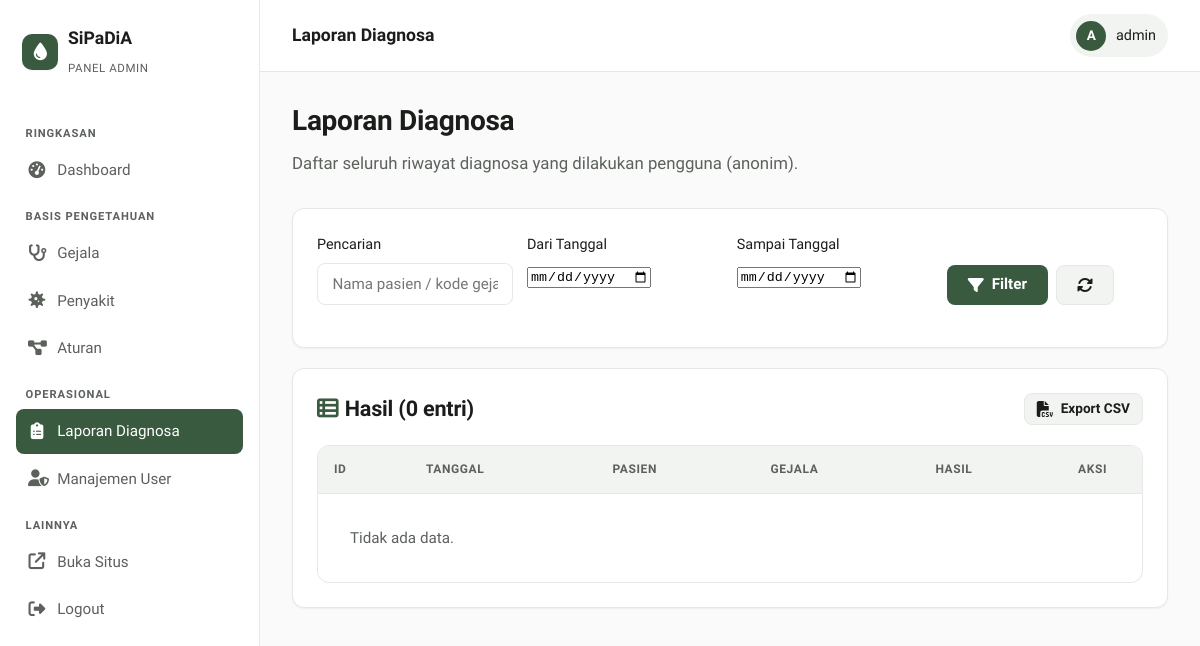
/admin/laporan.php (signed in), run on an earlier commit of the app's database.
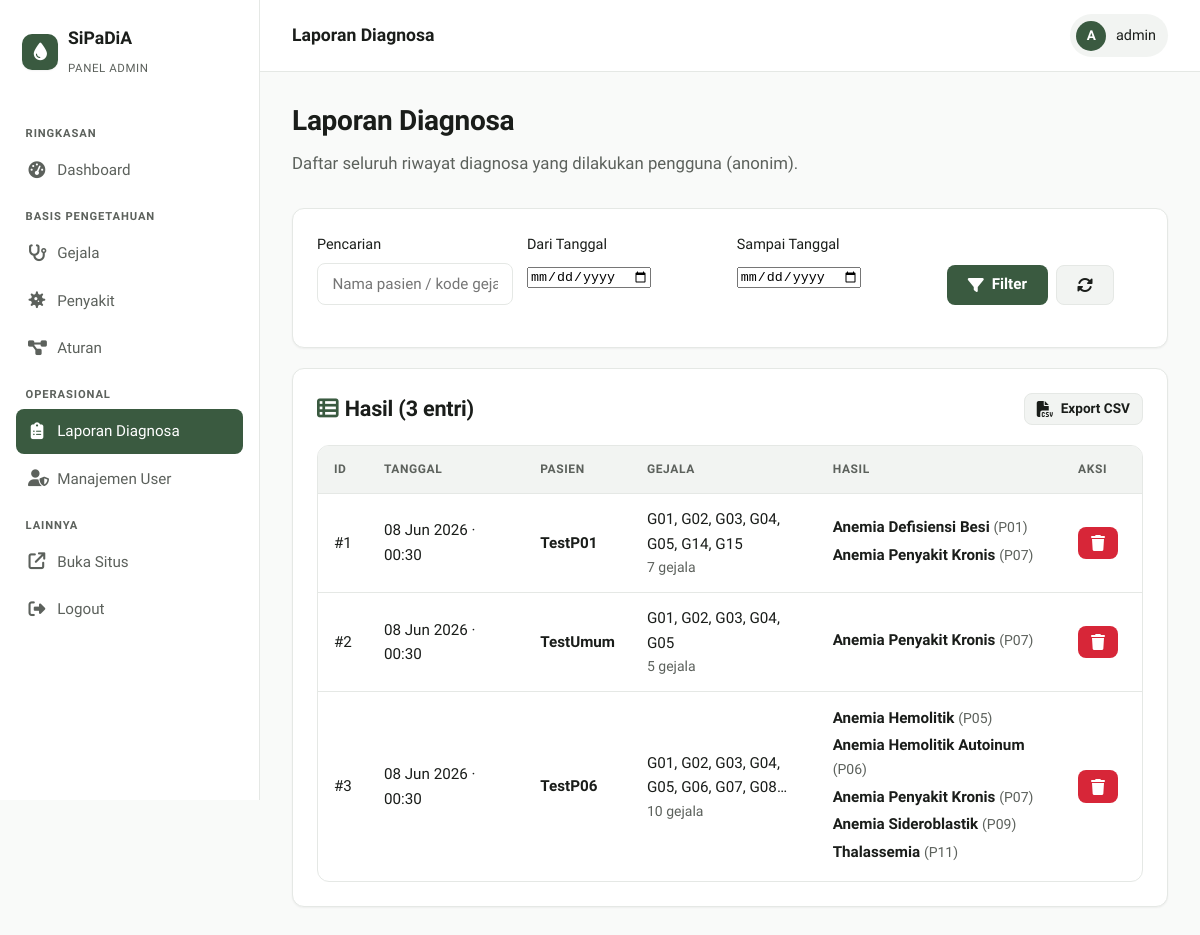
And on a later commit of the database.
### tables this page shows
CREATE TABLE `riwayat` (
  `id` int(11) NOT NULL AUTO_INCREMENT,
  `tanggal` datetime NOT NULL DEFAULT current_timestamp(),
  `gejala_dipilih` longtext DEFAULT NULL CHECK (json_valid(`gejala_dipilih`)),
  `hasil_dianosa` longtext DEFAULT NULL CHECK (json_valid(`hasil_dianosa`)),
  `nama_pasien` varchar(100) DEFAULT NULL,
  `umur` int(11) DEFAULT NULL,
  `jenis_kelamin` varchar(10) DEFAULT NULL,
  `session_token` varchar(64) DEFAULT NULL,
  PRIMARY KEY (`id`)
);

### admin/laporan.php (the view, shortened to what the changed rows need)
<?php
include '../config.php';
$where = []; $params = []; $types = '';
$where_sql = $where ? 'WHERE '.implode(' AND ', $where) : '';
$page = max(1, intval($_GET['page'] ?? 1));
$per  = 15;
$off  = ($page-1) * $per;
$count_sql = "SELECT COUNT(*) c FROM riwayat $where_sql";
if ($params) { $cs = $conn->prepare($count_sql); $cs->bind_param($types, ...$params); $cs->execute(); $total = (int)$cs->get_result()->fetch_assoc()['c']; }
else { $total = (int)$conn->query($count_sql)->fetch_assoc()['c']; }
$sql = "SELECT * FROM riwayat $where_sql ORDER BY tanggal DESC LIMIT $per OFFSET $off";
if ($params) { $stmt = $conn->prepare($sql); $stmt->bind_param($types, ...$params); $stmt->execute(); $rs = $stmt->get_result(); }
else { $rs = $conn->query($sql); }
include '../partials/admin_header.php';
?>
<div class="page-header">
    <h2>Laporan Diagnosa</h2>
</div>
<div class="card">
    <div class="card-head">
        <h3><i class="fa-solid fa-table-list" style="color:var(--primary);margin-right:.4rem;"></i>Hasil (<?php echo $total; ?> entri)</h3>
        <a href="?<?php echo http_build_query(array_merge($_GET, ['export'=>1])); ?>" class="btn btn-secondary btn-sm" data-testid="btn-export-csv"><i class="fa-solid fa-file-csv"></i> Export CSV</a>
    </div>
    <div class="table-wrap">
        <table class="data">
            <thead>
                <tr><th>ID</th><th>Tanggal</th><th>Pasien</th><th>Gejala</th><th>Hasil</th><th style="width:80px;">Aksi</th></tr>
            </thead>
            <tbody>
                <?php if ($rs->num_rows === 0): ?>
                    <tr><td colspan="6" class="text-center text-muted" style="padding:2rem;">Tidak ada data.</td></tr>
                <?php else: while ($r = $rs->fetch_assoc()):
                    $glist = json_decode($r['gejala_dipilih'] ?? '[]', true) ?: [];
                    $hlist = json_decode($r['hasil_dianosa'] ?? '[]', true) ?: [];
                ?>
                    <tr data-testid="row-laporan-<?php echo $r['id']; ?>">
                        <td>#<?php echo (int)$r['id']; ?></td>
                        <td class="text-sm"><?php echo date('d M Y · H:i', strtotime($r['tanggal'])); ?></td>
                        <td>
                            <strong><?php echo htmlspecialchars($r['nama_pasien'] ?: '— Anonim'); ?></strong>
                        </td>
                        <td class="text-sm" style="max-width:200px;">
                            <?php echo htmlspecialchars(implode(', ', array_slice($glist, 0, 8))).(count($glist)>8?'…':''); ?>
                            <div class="text-muted text-sm"><?php echo count($glist); ?> gejala</div>
                        </td>
                        <td class="text-sm" style="max-width:300px;">
                            <?php if (count($hlist) === 0): ?>
                                <span class="text-muted">Tidak terdeteksi</span>
                            <?php else:
                                foreach ($hlist as $h): ?>
                                    <div style="margin-bottom:.2rem;">
                                        <strong><?php echo htmlspecialchars($h['nama'] ?? '-'); ?></strong>
                                        <span class="text-muted text-sm"> (<?php echo htmlspecialchars($h['kode'] ?? '-'); ?>)</span>
                                    </div>
                            <?php endforeach;
                            endif; ?>
                        </td>
                        <td><a href="?hapus=<?php echo $r['id']; ?>" class="btn btn-danger btn-sm" onclick="return confirm('Hapus entri ini?');" data-testid="btn-hapus-laporan-<?php echo $r['id']; ?>"><i class="fa-solid fa-trash"></i></a></td>
                    </tr>
                <?php endwhile; endif; ?>
            </tbody>
        </table>
    </div>
</div>
<?php include '../partials/admin_footer.php'; ?>

What changed in the data, as far as the page shows it:
added riwayat: id "1", tanggal "08 Jun 2026 · 00:30", nama_pasien "TestP01", gejala_dipilih "G01, G02, G03, G04, G05, G14, G15", gejala_dipilih "7", nama "Anemia Defisiensi Besi", kode "P01", nama "Anemia Penyakit Kronis", kode "P07"
added riwayat: id "2", tanggal "08 Jun 2026 · 00:30", nama_pasien "TestUmum", gejala_dipilih "G01, G02, G03, G04, G05", gejala_dipilih "5", nama "Anemia Penyakit Kronis", kode "P07"
added riwayat: id "3", tanggal "08 Jun 2026 · 00:30", nama_pasien "TestP06", gejala_dipilih "G01, G02, G03, G04, G05, G06, G07, G08", gejala_dipilih "10", nama "Anemia Hemolitik", kode "P05", nama "Anemia Hemolitik Autoinum", kode "P06", nama "Anemia Penyakit Kronis", kode "P07", nama "Anemia Sideroblastik", kode "P09", nama "Thalassemia", kode "P11"
Also different on the page:
$total: "0" → "3"
text no longer shown: "Tidak ada data."
